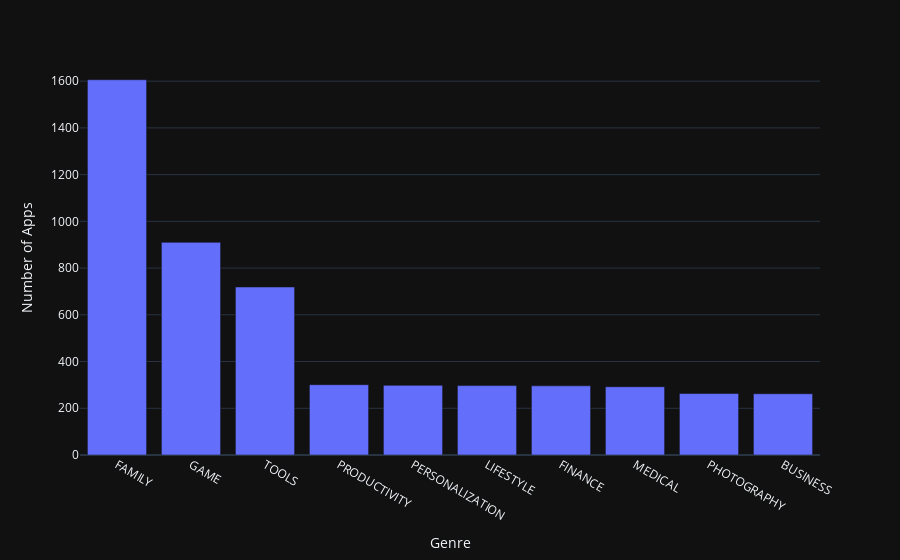

Notebook cell for this chart:
### Markdown cell above
**Challenge**: Can you create this chart with the Series containing the genre data? 

<img src=https://imgur.com/DbcoQli.png width=400>

Try experimenting with the built in colour scales in Plotly. You can find a full list [here](https://plotly.com/python/builtin-colorscales/). 

* Find a way to set the colour scale using the color_continuous_scale parameter. 
* Find a way to make the color axis disappear by using coloraxis_showscale.

### Code cell
px.bar(
    x=num_genres.index[:15],
    y=num_genres.values[:15],
    title='Top Genres',
    hover_name=num_genres.index[:15],
    color=num_genres.values[:15],
    color_continuous_scale='Agsunset'
)

bar.update_layout(
    xaxis_title='Genre',
    yaxis_title='Number of Apps',
    coloraxis_showscale=False
)

bar.show()

### Figure 1 — Plotly figure (JSON) as saved in the notebook; plotly's stock layout.template omitted (floating-point values rounded to 4 significant figures)
{"data": [{"alignmentgroup": "True", "hovertemplate": "x=%{x}<br>y=%{y}<extra></extra>", "legendgroup": "", "marker": {"color": "#636efa", "pattern": {"shape": ""}}, "name": "", "offsetgroup": "", "orientation": "v", "showlegend": false, "textposition": "auto", "x": ["FAMILY", "GAME", "TOOLS", "PRODUCTIVITY", "PERSONALIZATION", "LIFESTYLE", "FINANCE", "MEDICAL", "PHOTOGRAPHY", "BUSINESS"], "xaxis": "x", "y": [1606, 910, 719, 301, 298, 297, 296, 292, 263, 262], "yaxis": "y", "type": "bar"}], "layout": {"xaxis": {"anchor": "y", "domain": [0.0, 1.0], "title": {"text": "Genre"}}, "yaxis": {"anchor": "x", "domain": [0.0, 1.0], "title": {"text": "Number of Apps"}}, "legend": {"tracegroupgap": 0}, "margin": {"t": 60}, "barmode": "relative", "coloraxis": {"showscale": false}}}
